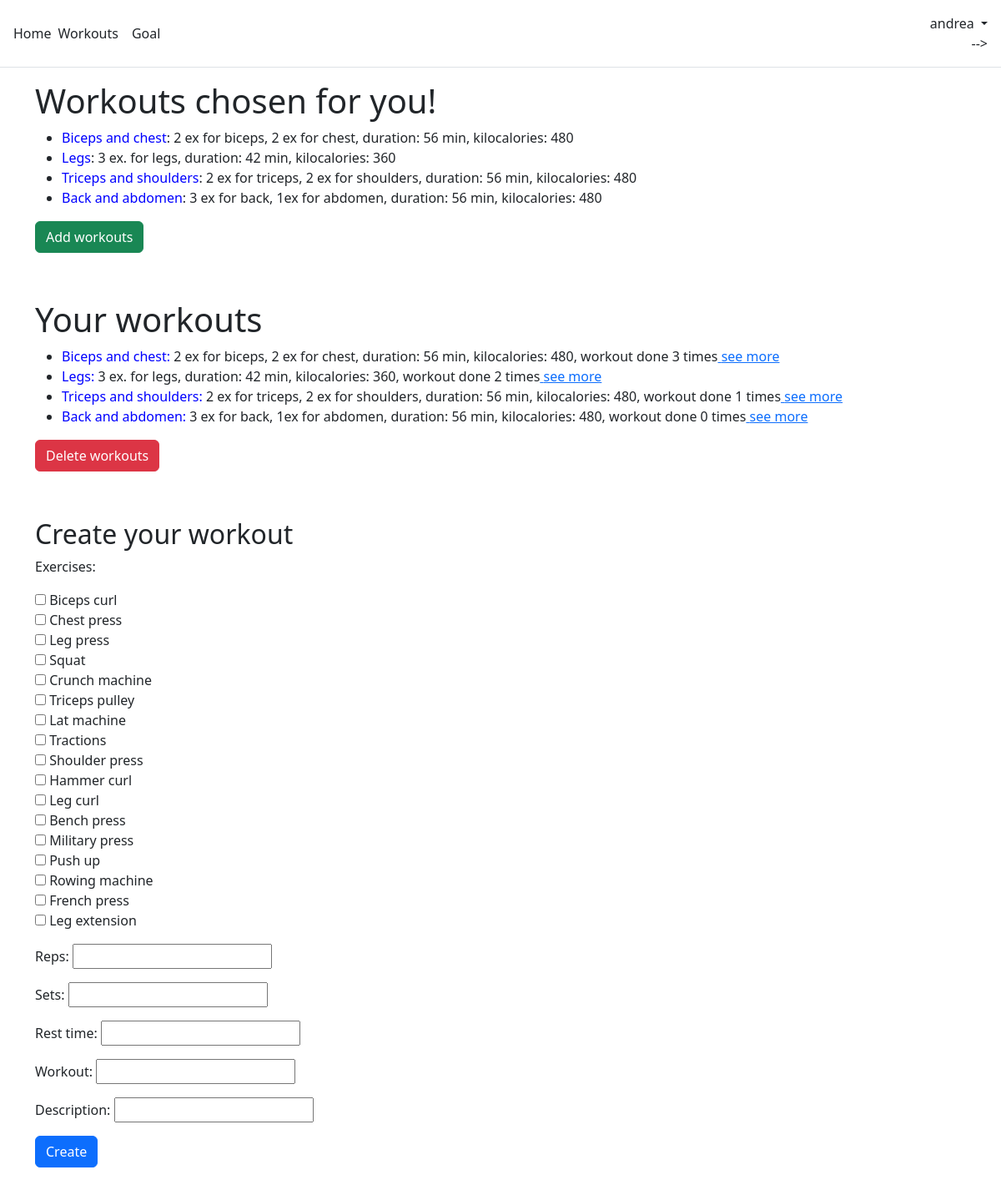
/workouts_list/ (signed in), run on the app's committed database.
### fitnessApp/models.py (models this page shows, shortened)
class CustomUser(AbstractUser):
    age = models.PositiveIntegerField(null=True, blank=True)
    calories_burned = models.IntegerField(null=True, blank=True, default=0)

class Workout(models.Model):
    name = models.CharField(max_length=255, unique=True)
    description = models.CharField(max_length=255)
    duration = models.IntegerField(null=True)
    calories = models.IntegerField(null=True)
    is_standard = models.BooleanField(default=False)

class UserWorkout(models.Model):
    user = models.ForeignKey(CustomUser, on_delete=models.CASCADE)
    workout = models.ForeignKey(Workout, on_delete=models.CASCADE)
    number_of_workouts_done = models.PositiveIntegerField(null=True, default=0)
    def __str__(self):
        return f"{self.workout.name}"

### fitnessApp/views.py (the view)
# urls.py: path('workouts_list/', views.workout_list_and_create_view, name='workouts_list'),
def workout_list_and_create_view(request):
    workouts = Workout.objects.filter(is_standard=True)
    if request.user.is_authenticated:
        if request.method == 'POST':
            form = CreateWorkoutForm(request.POST)
            if form.is_valid():
                exercises = form.cleaned_data['exercises']
                reps = form.cleaned_data['reps']
                sets = form.cleaned_data['sets']
                new_workout = form.cleaned_data['workout']
                description = form.cleaned_data['description']
                rest_time = form.cleaned_data['rest_time']
                calories = 0
                duration = 0
                for e in exercises:
                    calories += 1
                    duration += 1
                calories = calories * reps * sets * 3
                duration = duration * (rest_time * sets + reps * 0.2 * sets)
                for w in Workout.objects.values('name'):
                    if new_workout == w['name']:
                        return render(request, 'workout_form_invalid_input.html', {'form': form})
                if request.user.is_superuser:
                    workout_id = Workout.objects.create(name=new_workout, description=description, calories=calories,
                                                        duration=duration, is_standard=True)
                else:
                    workout_id = Workout.objects.create(name=new_workout, description=description, calories=calories,
                                                        duration=duration)
                UserWorkout.objects.create(user=request.user, workout=workout_id)
                for exercise in exercises:
                    user_exercise = UserExercise.objects.create(exercise=exercise, user=request.user, training_weight=0)
                    WorkoutExercise.objects.create(workout=workout_id, reps=reps, sets=sets,
                                                   exercise=exercise, rest_time=rest_time, user=request.user,
                                                   user_exercise=user_exercise)
        else:
            form = CreateWorkoutForm()
        user_workouts = UserWorkout.objects.filter(user=request.user)
        return render(request, 'workouts_list.html',
                      {'user_workouts': user_workouts, 'workouts': workouts, 'form': form})
    else:
        return render(request, 'workouts_list.html', {'workouts': workouts})

### fitnessApp/forms.py
class CreateWorkoutForm(forms.Form):
    exercises = forms.ModelMultipleChoiceField(queryset=Exercise.objects.all()
                                               , widget=forms.CheckboxSelectMultiple)
    reps = forms.IntegerField(validators=[MinValueValidator(1)])
    sets = forms.IntegerField(validators=[MinValueValidator(1)])
    rest_time = forms.FloatField(validators=[MinValueValidator(0.0)])
    workout = forms.CharField(max_length=255)
    description = forms.CharField(max_length=255, required=False)

### fitnessApp/models.py (called while the page is built)
    def __str__(self):
        return f"{self.name}"

### templates/workouts_list.html (shortened to what this page needs)
{% extends 'master.html' %}
{% block content %}
    <h1>Workouts chosen for you!</h1>
    <ul>
        {% for workout in workouts %}
            <li><span style="color: blue"> {{ workout.name }}</span>: {{ workout.description }},
                duration: {{ workout.duration }} min,
                kilocalories: {{ workout.calories }}</li>
        {% endfor %}
    </ul>
    {% if user.is_authenticated %}
        <button type="submit" class="btn btn-success"><a style="text-decoration: none; color: white" href="{% url 'workouts_add' %}">Add workouts</a><br></button>
        <h1 style="margin-top: 5%">Your workouts</h1>
        <ul>
            {% for user_workout in user_workouts %}
                <li><span style="color: blue"> {{ user_workout }}:</span><span> {{ user_workout.workout.description }},
                duration: {{ user_workout.workout.duration }} min,
                    kilocalories: {{ user_workout.workout.calories }}, workout done {{ user_workout.number_of_workouts_done }} times</span><a
                        href="workouts_selection/{{ user_workout.workout.id }}"> see more </a></li>
            {% endfor %}
        </ul>
        <button type="submit" class="btn btn-danger"> <a style="text-decoration: none; color: white" href="{% url 'workouts_delete' %}">Delete workouts</a></button>
        <h2 style="margin-top: 5%"> Create your workout</h2>
        <form method="post" action="{% url 'workouts_list' %}">
            <div class="form-group">
                {{ form.as_p }}
            </div>
            <button type="submit" class="btn btn-primary" style="color: white"> Create</button>
        </form>
    {% else %}
        <h2>You are not logged in. To manage your workouts you must log in.</h2>
        <a href="{% url 'login' %}">Login</a>
        <a href="{% url 'signUp' %}">Sign up</a>
    {% endif %}
{% endblock %}

### templates/master.html (shortened to what this page needs)
<!DOCTYPE html>
<html lang="en">
<head>
    <link href="https://cdn.jsdelivr.net/npm/bootstrap@5.2.3/dist/css/bootstrap.min.css" rel="stylesheet"
>
</head>
<body style="margin-bottom: 3%">
<header class="p-3 mb-3 border-bottom">
    <div class="d-flex flex-wrap align-items-center justify-content-center
        justify-content-lg-start">
        <a class="navbar-brand" href="{% url 'home' %}">Home</a>
        <ul class="nav col-12 col-lg-auto me-lg-auto mb-2 justify-content-center
          mb-md-0">
            <li><a href="{% url 'workouts_list' %}" class="nav-link px-2 link-dark">Workouts</a></li>
            {% if user.is_authenticated %}
                <li><a href="{% url 'goals' %}" class="nav-link px-2 link-dark">Goal</a></li>
                </ul>
                <div class="dropdown text-end">
                    <a href="#" class="d-block link-dark text-decoration-none dropdown-toggle" id="dropdownUser1"
                       data-bs-toggle="dropdown" aria-expanded="false">
                        {{ user.username }}
                    </a>-->
                </div>
            {% endif %}
    </div>
</header>
<main>
    <div class="container">
        {% block content %}
        {% endblock content %}
    </div>
</main>
</body>
</html>

### data on the page
CustomUser: username "andrea"
Workout: name "Biceps and chest", description "2 ex for biceps, 2 ex for chest", duration "56", calories "480"
Workout: name "Legs", description "3 ex. for legs", duration "42", calories "360"
Workout: name "Triceps and shoulders", description "2 ex for triceps, 2 ex for shoulders", duration "56", calories "480"
Workout: name "Back and abdomen", description "3 ex for back, 1ex for abdomen", duration "56", calories "480"
UserWorkout: workout.name "Biceps and chest", workout.description "2 ex for biceps, 2 ex for chest", workout.duration "56", workout.calories "480", number_of_workouts_done "3"
UserWorkout: workout.name "Legs", workout.description "3 ex. for legs", workout.duration "42", workout.calories "360", number_of_workouts_done "2"
UserWorkout: workout.name "Triceps and shoulders", workout.description "2 ex for triceps, 2 ex for shoulders", workout.duration "56", workout.calories "480", number_of_workouts_done "1"
UserWorkout: workout.name "Back and abdomen", workout.description "3 ex for back, 1ex for abdomen", workout.duration "56", workout.calories "480", number_of_workouts_done "0"
